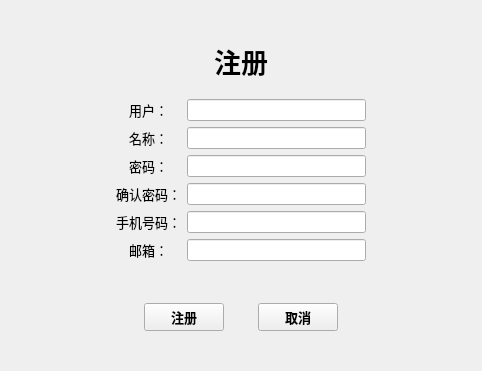
<?xml version="1.0" encoding="UTF-8"?>
<ui version="4.0">
 <class>Login</class>
 <widget class="QDialog" name="Login">
  <property name="geometry">
   <rect>
    <x>0</x>
    <y>0</y>
    <width>482</width>
    <height>371</height>
   </rect>
  </property>
  <property name="windowTitle">
   <string>Dialog</string>
  </property>
  <layout class="QVBoxLayout" name="verticalLayout">
   <property name="spacing">
    <number>0</number>
   </property>
   <property name="leftMargin">
    <number>0</number>
   </property>
   <property name="topMargin">
    <number>0</number>
   </property>
   <property name="rightMargin">
    <number>0</number>
   </property>
   <property name="bottomMargin">
    <number>0</number>
   </property>
   <item>
    <widget class="TitleWidget" name="title_wg" native="true"/>
   </item>
   <item>
    <widget class="QStackedWidget" name="stackedWidget">
     <property name="currentIndex">
      <number>1</number>
     </property>
     <widget class="QWidget" name="sginin_page">
      <layout class="QVBoxLayout" name="verticalLayout_2" stretch="1,10,1">
       <item>
        <spacer name="up_spacer">
         <property name="orientation">
          <enum>Qt::Vertical</enum>
         </property>
         <property name="sizeHint" stdset="0">
          <size>
           <width>20</width>
           <height>35</height>
          </size>
         </property>
        </spacer>
       </item>
       <item>
        <widget class="QWidget" name="widget" native="true">
         <layout class="QHBoxLayout" name="horizontalLayout" stretch="1,3,1">
          <item>
           <spacer name="horizontalSpacer">
            <property name="orientation">
             <enum>Qt::Horizontal</enum>
            </property>
            <property name="sizeHint" stdset="0">
             <size>
              <width>31</width>
              <height>20</height>
             </size>
            </property>
           </spacer>
          </item>
          <item>
           <widget class="QWidget" name="widget_2" native="true">
            <layout class="QVBoxLayout" name="verticalLayout_3" stretch="5,8,2,0,3">
             <item>
              <widget class="QWidget" name="widget_6" native="true">
               <layout class="QHBoxLayout" name="horizontalLayout_4">
                <item>
                 <widget class="QLabel" name="label_3">
                  <property name="font">
                   <font>
                    <family>微软雅黑</family>
                    <pointsize>20</pointsize>
                    <weight>75</weight>
                    <bold>true</bold>
                   </font>
                  </property>
                  <property name="text">
                   <string>用户登录</string>
                  </property>
                  <property name="alignment">
                   <set>Qt::AlignCenter</set>
                  </property>
                 </widget>
                </item>
               </layout>
              </widget>
             </item>
             <item>
              <widget class="QWidget" name="widget_5" native="true">
               <layout class="QGridLayout" name="gridLayout">
                <item row="0" column="1">
                 <widget class="QLineEdit" name="sginin_usr">
                  <property name="font">
                   <font>
                    <pointsize>10</pointsize>
                   </font>
                  </property>
                 </widget>
                </item>
                <item row="0" column="0">
                 <widget class="QLabel" name="label">
                  <property name="font">
                   <font>
                    <family>微软雅黑</family>
                    <pointsize>13</pointsize>
                    <weight>50</weight>
                    <bold>false</bold>
                   </font>
                  </property>
                  <property name="text">
                   <string>账户：</string>
                  </property>
                 </widget>
                </item>
                <item row="1" column="0">
                 <widget class="QLabel" name="label_2">
                  <property name="font">
                   <font>
                    <family>微软雅黑</family>
                    <pointsize>13</pointsize>
                   </font>
                  </property>
                  <property name="text">
                   <string>密码：</string>
                  </property>
                 </widget>
                </item>
                <item row="1" column="1">
                 <widget class="QLineEdit" name="sginin_pwd"/>
                </item>
               </layout>
              </widget>
             </item>
             <item>
              <widget class="QWidget" name="widget_3" native="true">
               <layout class="QHBoxLayout" name="horizontalLayout_3">
                <item>
                 <spacer name="horizontalSpacer_5">
                  <property name="orientation">
                   <enum>Qt::Horizontal</enum>
                  </property>
                  <property name="sizeHint" stdset="0">
                   <size>
                    <width>55</width>
                    <height>20</height>
                   </size>
                  </property>
                 </spacer>
                </item>
                <item>
                 <widget class="QCheckBox" name="rember_pwd">
                  <property name="font">
                   <font>
                    <family>微软雅黑</family>
                    <pointsize>10</pointsize>
                    <weight>75</weight>
                    <bold>true</bold>
                   </font>
                  </property>
                  <property name="text">
                   <string>记住密码</string>
                  </property>
                 </widget>
                </item>
                <item>
                 <spacer name="horizontalSpacer_6">
                  <property name="orientation">
                   <enum>Qt::Horizontal</enum>
                  </property>
                  <property name="sizeHint" stdset="0">
                   <size>
                    <width>54</width>
                    <height>20</height>
                   </size>
                  </property>
                 </spacer>
                </item>
                <item>
                 <widget class="QToolButton" name="resgin_btn">
                  <property name="font">
                   <font>
                    <family>微软雅黑</family>
                    <pointsize>10</pointsize>
                    <weight>75</weight>
                    <bold>true</bold>
                    <underline>true</underline>
                   </font>
                  </property>
                  <property name="styleSheet">
                   <string notr="true">color:rgb(255, 0, 0)</string>
                  </property>
                  <property name="text">
                   <string>没有账号，立即注册</string>
                  </property>
                  <property name="autoRaise">
                   <bool>true</bool>
                  </property>
                 </widget>
                </item>
                <item>
                 <spacer name="horizontalSpacer_7">
                  <property name="orientation">
                   <enum>Qt::Horizontal</enum>
                  </property>
                  <property name="sizeHint" stdset="0">
                   <size>
                    <width>55</width>
                    <height>20</height>
                   </size>
                  </property>
                 </spacer>
                </item>
               </layout>
              </widget>
             </item>
             <item>
              <widget class="QLabel" name="sginin_status">
               <property name="font">
                <font>
                 <family>微软雅黑</family>
                 <pointsize>10</pointsize>
                </font>
               </property>
               <property name="autoFillBackground">
                <bool>false</bool>
               </property>
               <property name="styleSheet">
                <string notr="true">color :rgb(255, 0, 0)</string>
               </property>
               <property name="text">
                <string/>
               </property>
               <property name="alignment">
                <set>Qt::AlignCenter</set>
               </property>
              </widget>
             </item>
             <item>
              <widget class="QWidget" name="widget_4" native="true">
               <layout class="QHBoxLayout" name="horizontalLayout_2">
                <item>
                 <spacer name="horizontalSpacer_3">
                  <property name="orientation">
                   <enum>Qt::Horizontal</enum>
                  </property>
                  <property name="sizeHint" stdset="0">
                   <size>
                    <width>40</width>
                    <height>20</height>
                   </size>
                  </property>
                 </spacer>
                </item>
                <item>
                 <widget class="QPushButton" name="sginin_btn">
                  <property name="font">
                   <font>
                    <family>微软雅黑</family>
                    <pointsize>13</pointsize>
                   </font>
                  </property>
                  <property name="layoutDirection">
                   <enum>Qt::LeftToRight</enum>
                  </property>
                  <property name="autoFillBackground">
                   <bool>true</bool>
                  </property>
                  <property name="text">
                   <string>登录</string>
                  </property>
                 </widget>
                </item>
                <item>
                 <spacer name="horizontalSpacer_4">
                  <property name="orientation">
                   <enum>Qt::Horizontal</enum>
                  </property>
                  <property name="sizeHint" stdset="0">
                   <size>
                    <width>40</width>
                    <height>20</height>
                   </size>
                  </property>
                 </spacer>
                </item>
               </layout>
              </widget>
             </item>
            </layout>
           </widget>
          </item>
          <item>
           <spacer name="horizontalSpacer_2">
            <property name="orientation">
             <enum>Qt::Horizontal</enum>
            </property>
            <property name="sizeHint" stdset="0">
             <size>
              <width>30</width>
              <height>20</height>
             </size>
            </property>
           </spacer>
          </item>
         </layout>
        </widget>
       </item>
       <item>
        <spacer name="down_spacer">
         <property name="orientation">
          <enum>Qt::Vertical</enum>
         </property>
         <property name="sizeHint" stdset="0">
          <size>
           <width>20</width>
           <height>35</height>
          </size>
         </property>
        </spacer>
       </item>
      </layout>
     </widget>
     <widget class="QWidget" name="resgin_page">
      <layout class="QVBoxLayout" name="verticalLayout_6" stretch="1,10,1">
       <item>
        <spacer name="verticalSpacer_3">
         <property name="orientation">
          <enum>Qt::Vertical</enum>
         </property>
         <property name="sizeHint" stdset="0">
          <size>
           <width>20</width>
           <height>16</height>
          </size>
         </property>
        </spacer>
       </item>
       <item>
        <widget class="QWidget" name="widget_12" native="true">
         <layout class="QHBoxLayout" name="horizontalLayout_8" stretch="1,3,1">
          <item>
           <spacer name="horizontalSpacer_17">
            <property name="orientation">
             <enum>Qt::Horizontal</enum>
            </property>
            <property name="sizeHint" stdset="0">
             <size>
              <width>84</width>
              <height>20</height>
             </size>
            </property>
           </spacer>
          </item>
          <item>
           <widget class="QWidget" name="widget_13" native="true">
            <layout class="QVBoxLayout" name="verticalLayout_7" stretch="1,10,1">
             <property name="spacing">
              <number>0</number>
             </property>
             <property name="leftMargin">
              <number>0</number>
             </property>
             <property name="topMargin">
              <number>0</number>
             </property>
             <property name="rightMargin">
              <number>0</number>
             </property>
             <property name="bottomMargin">
              <number>0</number>
             </property>
             <item>
              <widget class="QWidget" name="widget_14" native="true">
               <layout class="QHBoxLayout" name="horizontalLayout_9">
                <item>
                 <widget class="QLabel" name="label_7">
                  <property name="font">
                   <font>
                    <family>微软雅黑</family>
                    <pointsize>20</pointsize>
                    <weight>75</weight>
                    <bold>true</bold>
                   </font>
                  </property>
                  <property name="text">
                   <string>注册</string>
                  </property>
                  <property name="alignment">
                   <set>Qt::AlignCenter</set>
                  </property>
                 </widget>
                </item>
               </layout>
              </widget>
             </item>
             <item>
              <widget class="QWidget" name="widget_15" native="true">
               <layout class="QGridLayout" name="gridLayout_3">
                <item row="3" column="1">
                 <widget class="QLineEdit" name="resgin_pwd_con"/>
                </item>
                <item row="1" column="0">
                 <widget class="QLabel" name="label_9">
                  <property name="font">
                   <font>
                    <family>微软雅黑</family>
                    <pointsize>10</pointsize>
                   </font>
                  </property>
                  <property name="text">
                   <string>名称：</string>
                  </property>
                  <property name="alignment">
                   <set>Qt::AlignCenter</set>
                  </property>
                 </widget>
                </item>
                <item row="1" column="1">
                 <widget class="QLineEdit" name="resgin_nickname"/>
                </item>
                <item row="0" column="0">
                 <widget class="QLabel" name="label_8">
                  <property name="font">
                   <font>
                    <family>微软雅黑</family>
                    <pointsize>10</pointsize>
                   </font>
                  </property>
                  <property name="text">
                   <string>用户：</string>
                  </property>
                  <property name="alignment">
                   <set>Qt::AlignCenter</set>
                  </property>
                 </widget>
                </item>
                <item row="2" column="1">
                 <widget class="QLineEdit" name="resgin_pwd"/>
                </item>
                <item row="5" column="0">
                 <widget class="QLabel" name="label_13">
                  <property name="font">
                   <font>
                    <family>微软雅黑</family>
                    <pointsize>10</pointsize>
                   </font>
                  </property>
                  <property name="text">
                   <string>邮箱：</string>
                  </property>
                  <property name="alignment">
                   <set>Qt::AlignCenter</set>
                  </property>
                 </widget>
                </item>
                <item row="5" column="1">
                 <widget class="QLineEdit" name="resgin_email"/>
                </item>
                <item row="2" column="0">
                 <widget class="QLabel" name="label_10">
                  <property name="font">
                   <font>
                    <family>微软雅黑</family>
                    <pointsize>10</pointsize>
                   </font>
                  </property>
                  <property name="text">
                   <string>密码：</string>
                  </property>
                  <property name="alignment">
                   <set>Qt::AlignCenter</set>
                  </property>
                 </widget>
                </item>
                <item row="3" column="0">
                 <widget class="QLabel" name="label_11">
                  <property name="font">
                   <font>
                    <family>微软雅黑</family>
                    <pointsize>10</pointsize>
                   </font>
                  </property>
                  <property name="text">
                   <string>确认密码：</string>
                  </property>
                  <property name="alignment">
                   <set>Qt::AlignCenter</set>
                  </property>
                 </widget>
                </item>
                <item row="4" column="0">
                 <widget class="QLabel" name="label_12">
                  <property name="font">
                   <font>
                    <family>微软雅黑</family>
                    <pointsize>10</pointsize>
                   </font>
                  </property>
                  <property name="text">
                   <string>手机号码：</string>
                  </property>
                  <property name="alignment">
                   <set>Qt::AlignCenter</set>
                  </property>
                 </widget>
                </item>
                <item row="4" column="1">
                 <widget class="QLineEdit" name="resgin_phone"/>
                </item>
                <item row="0" column="1">
                 <widget class="QLineEdit" name="resgin_usr"/>
                </item>
                <item row="6" column="0" colspan="2">
                 <widget class="QLabel" name="re_status">
                  <property name="font">
                   <font>
                    <family>微软雅黑</family>
                    <pointsize>10</pointsize>
                   </font>
                  </property>
                  <property name="styleSheet">
                   <string notr="true">color : rgb(255, 0, 0)</string>
                  </property>
                  <property name="text">
                   <string/>
                  </property>
                  <property name="alignment">
                   <set>Qt::AlignCenter</set>
                  </property>
                 </widget>
                </item>
               </layout>
              </widget>
             </item>
             <item>
              <widget class="QWidget" name="widget_16" native="true">
               <layout class="QHBoxLayout" name="horizontalLayout_10">
                <item>
                 <spacer name="horizontalSpacer_13">
                  <property name="orientation">
                   <enum>Qt::Horizontal</enum>
                  </property>
                  <property name="sizeHint" stdset="0">
                   <size>
                    <width>40</width>
                    <height>20</height>
                   </size>
                  </property>
                 </spacer>
                </item>
                <item>
                 <widget class="QPushButton" name="resgin_confirm_btn">
                  <property name="font">
                   <font>
                    <family>微软雅黑</family>
                    <pointsize>10</pointsize>
                    <weight>75</weight>
                    <bold>true</bold>
                   </font>
                  </property>
                  <property name="text">
                   <string>注册</string>
                  </property>
                 </widget>
                </item>
                <item>
                 <spacer name="horizontalSpacer_14">
                  <property name="orientation">
                   <enum>Qt::Horizontal</enum>
                  </property>
                  <property name="sizeHint" stdset="0">
                   <size>
                    <width>40</width>
                    <height>20</height>
                   </size>
                  </property>
                 </spacer>
                </item>
                <item>
                 <widget class="QPushButton" name="resgin_canel_btn">
                  <property name="font">
                   <font>
                    <family>微软雅黑</family>
                    <pointsize>10</pointsize>
                    <weight>75</weight>
                    <bold>true</bold>
                   </font>
                  </property>
                  <property name="text">
                   <string>取消</string>
                  </property>
                 </widget>
                </item>
                <item>
                 <spacer name="horizontalSpacer_15">
                  <property name="orientation">
                   <enum>Qt::Horizontal</enum>
                  </property>
                  <property name="sizeHint" stdset="0">
                   <size>
                    <width>40</width>
                    <height>20</height>
                   </size>
                  </property>
                 </spacer>
                </item>
               </layout>
              </widget>
             </item>
            </layout>
           </widget>
          </item>
          <item>
           <spacer name="horizontalSpacer_18">
            <property name="orientation">
             <enum>Qt::Horizontal</enum>
            </property>
            <property name="sizeHint" stdset="0">
             <size>
              <width>84</width>
              <height>20</height>
             </size>
            </property>
           </spacer>
          </item>
         </layout>
        </widget>
       </item>
       <item>
        <spacer name="verticalSpacer_4">
         <property name="orientation">
          <enum>Qt::Vertical</enum>
         </property>
         <property name="sizeHint" stdset="0">
          <size>
           <width>20</width>
           <height>16</height>
          </size>
         </property>
        </spacer>
       </item>
      </layout>
     </widget>
     <widget class="QWidget" name="serverset_page">
      <layout class="QVBoxLayout" name="verticalLayout_4" stretch="1,10,1">
       <item>
        <spacer name="verticalSpacer">
         <property name="orientation">
          <enum>Qt::Vertical</enum>
         </property>
         <property name="sizeHint" stdset="0">
          <size>
           <width>20</width>
           <height>26</height>
          </size>
         </property>
        </spacer>
       </item>
       <item>
        <widget class="QWidget" name="widget_7" native="true">
         <layout class="QHBoxLayout" name="horizontalLayout_5" stretch="1,3,1">
          <item>
           <spacer name="horizontalSpacer_8">
            <property name="orientation">
             <enum>Qt::Horizontal</enum>
            </property>
            <property name="sizeHint" stdset="0">
             <size>
              <width>84</width>
              <height>20</height>
             </size>
            </property>
           </spacer>
          </item>
          <item>
           <widget class="QWidget" name="widget_8" native="true">
            <layout class="QVBoxLayout" name="verticalLayout_5" stretch="1,3,0,1">
             <item>
              <widget class="QWidget" name="widget_9" native="true">
               <layout class="QHBoxLayout" name="horizontalLayout_7">
                <item>
                 <widget class="QLabel" name="label_6">
                  <property name="font">
                   <font>
                    <family>微软雅黑</family>
                    <pointsize>20</pointsize>
                    <weight>75</weight>
                    <bold>true</bold>
                   </font>
                  </property>
                  <property name="text">
                   <string>服务器设置</string>
                  </property>
                  <property name="alignment">
                   <set>Qt::AlignCenter</set>
                  </property>
                 </widget>
                </item>
               </layout>
              </widget>
             </item>
             <item>
              <widget class="QWidget" name="widget_10" native="true">
               <layout class="QGridLayout" name="gridLayout_2">
                <item row="0" column="1">
                 <widget class="QLineEdit" name="server_ip"/>
                </item>
                <item row="1" column="1">
                 <widget class="QLineEdit" name="server_port"/>
                </item>
                <item row="0" column="0">
                 <widget class="QLabel" name="label_4">
                  <property name="font">
                   <font>
                    <family>微软雅黑</family>
                    <pointsize>10</pointsize>
                    <weight>75</weight>
                    <bold>true</bold>
                   </font>
                  </property>
                  <property name="text">
                   <string>服务器ip：</string>
                  </property>
                  <property name="alignment">
                   <set>Qt::AlignCenter</set>
                  </property>
                 </widget>
                </item>
                <item row="1" column="0">
                 <widget class="QLabel" name="label_5">
                  <property name="font">
                   <font>
                    <family>微软雅黑</family>
                    <pointsize>10</pointsize>
                    <weight>75</weight>
                    <bold>true</bold>
                   </font>
                  </property>
                  <property name="text">
                   <string>服务器端口号：</string>
                  </property>
                  <property name="alignment">
                   <set>Qt::AlignCenter</set>
                  </property>
                 </widget>
                </item>
               </layout>
              </widget>
             </item>
             <item>
              <widget class="QLabel" name="server_status">
               <property name="font">
                <font>
                 <family>微软雅黑</family>
                 <pointsize>10</pointsize>
                </font>
               </property>
               <property name="styleSheet">
                <string notr="true">color :rgb(255, 0, 0)</string>
               </property>
               <property name="text">
                <string/>
               </property>
               <property name="alignment">
                <set>Qt::AlignCenter</set>
               </property>
              </widget>
             </item>
             <item>
              <widget class="QWidget" name="widget_11" native="true">
               <layout class="QHBoxLayout" name="horizontalLayout_6">
                <item>
                 <spacer name="horizontalSpacer_10">
                  <property name="orientation">
                   <enum>Qt::Horizontal</enum>
                  </property>
                  <property name="sizeHint" stdset="0">
                   <size>
                    <width>40</width>
                    <height>20</height>
                   </size>
                  </property>
                 </spacer>
                </item>
                <item>
                 <widget class="QPushButton" name="ser_ok_btn">
                  <property name="font">
                   <font>
                    <family>微软雅黑</family>
                    <pointsize>10</pointsize>
                    <weight>75</weight>
                    <bold>true</bold>
                   </font>
                  </property>
                  <property name="text">
                   <string>设置</string>
                  </property>
                 </widget>
                </item>
                <item>
                 <spacer name="horizontalSpacer_11">
                  <property name="orientation">
                   <enum>Qt::Horizontal</enum>
                  </property>
                  <property name="sizeHint" stdset="0">
                   <size>
                    <width>40</width>
                    <height>20</height>
                   </size>
                  </property>
                 </spacer>
                </item>
                <item>
                 <widget class="QPushButton" name="ser_cancel_btn">
                  <property name="font">
                   <font>
                    <family>微软雅黑</family>
                    <pointsize>10</pointsize>
                    <weight>75</weight>
                    <bold>true</bold>
                   </font>
                  </property>
                  <property name="text">
                   <string>取消</string>
                  </property>
                 </widget>
                </item>
                <item>
                 <spacer name="horizontalSpacer_12">
                  <property name="orientation">
                   <enum>Qt::Horizontal</enum>
                  </property>
                  <property name="sizeHint" stdset="0">
                   <size>
                    <width>40</width>
                    <height>20</height>
                   </size>
                  </property>
                 </spacer>
                </item>
               </layout>
              </widget>
             </item>
            </layout>
           </widget>
          </item>
          <item>
           <spacer name="horizontalSpacer_9">
            <property name="orientation">
             <enum>Qt::Horizontal</enum>
            </property>
            <property name="sizeHint" stdset="0">
             <size>
              <width>84</width>
              <height>20</height>
             </size>
            </property>
           </spacer>
          </item>
         </layout>
        </widget>
       </item>
       <item>
        <spacer name="verticalSpacer_2">
         <property name="orientation">
          <enum>Qt::Vertical</enum>
         </property>
         <property name="sizeHint" stdset="0">
          <size>
           <width>20</width>
           <height>26</height>
          </size>
         </property>
        </spacer>
       </item>
      </layout>
     </widget>
    </widget>
   </item>
  </layout>
 </widget>
 <customwidgets>
  <customwidget>
   <class>TitleWidget</class>
   <extends>QWidget</extends>
   <header location="global">selfwidget/titlewidget.h</header>
   <container>1</container>
  </customwidget>
 </customwidgets>
 <resources/>
 <connections/>
</ui>
